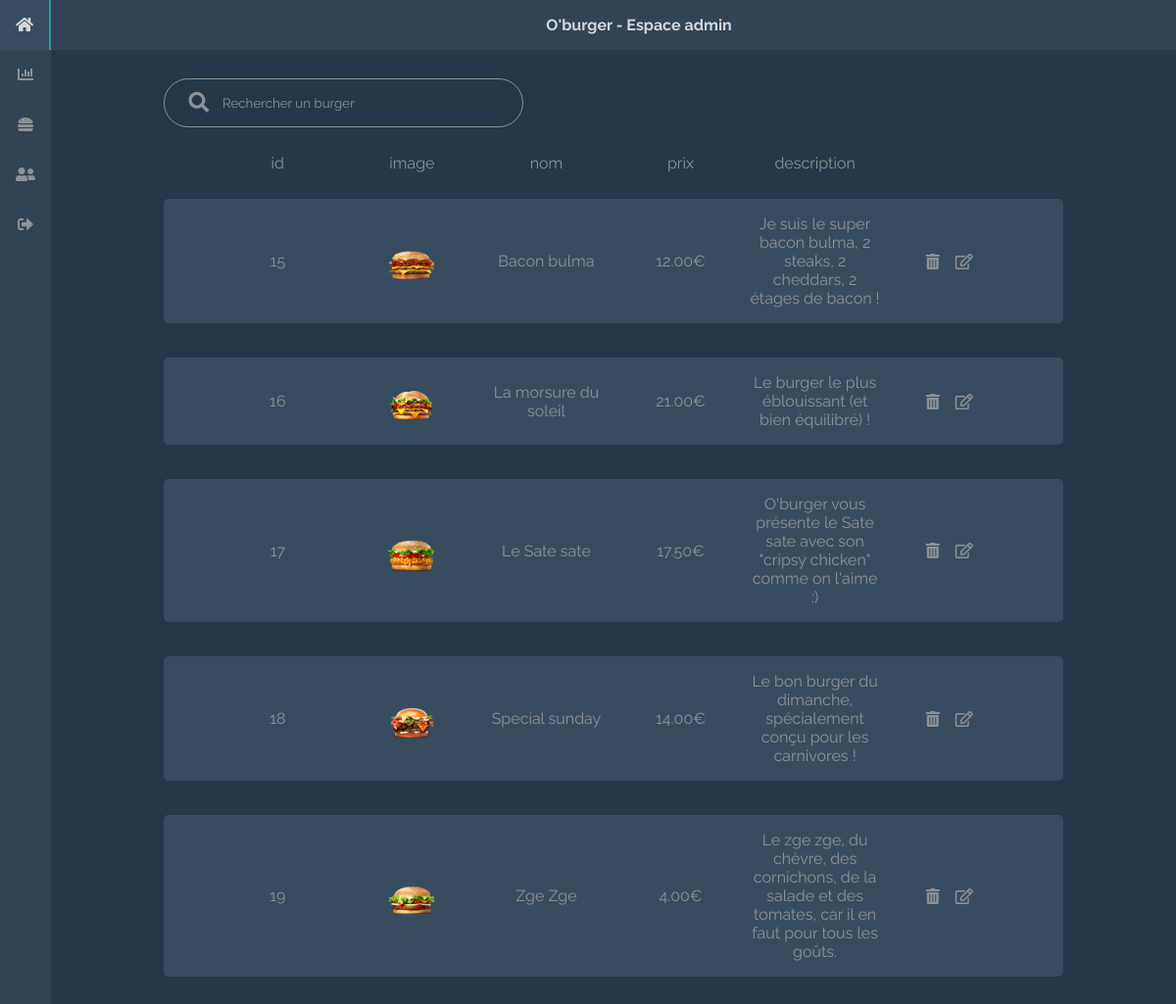
The page /admin/burgers (signed in) on the database its author committed.
### tables this page shows
CREATE TABLE IF NOT EXISTS `burgers` (
  `id` int(11) NOT NULL AUTO_INCREMENT,
  `name` varchar(60) NOT NULL,
  `price` decimal(4,2) NOT NULL,
  `description` text NOT NULL,
  `image` varchar(255) DEFAULT NULL,
  PRIMARY KEY (`id`)
);

### admin/index.php (called while the page is built, shortened)
<?php
require_once "controllers/Router.php";
$router = new Router();
$router->routeReq();
?>

### models/Model.php (called while the page is built, shortened)
<?php
abstract class Model {
    private static $_bdd;
    private static function setBdd() {
        self::$_bdd = new PDO("mysql:host=localhost;dbname=oburger-mvc;charset=utf8", "root", "");
        self::$_bdd->setAttribute(PDO::ATTR_ERRMODE, PDO::ERRMODE_WARNING);
    }
    protected function getBdd() {
        return self::$_bdd;
    }
    protected function getAll($table, $obj) {
        $var = [];
        $req = $this->getBdd()->prepare('select * from '.$table.' order by id');
        $req->execute();
        while($data = $req->fetch(PDO::FETCH_ASSOC)) {
            $var[] = new $obj($data);
        }
        return $var;
    }
}
?>

### models/BurgerManager.php (called while the page is built, shortened)
<?php
class BurgerManager extends Model {
    public function getBurgers() {
        return $this->getAll("burgers", "Burger");
    }
}
?>

### models/Burger.php (called while the page is built, shortened)
<?php
class Burger {
    private $_id;
    private $_name;
    private $_description;
    private $_price;
    private $_image;
    public function hydrate(array $data) {
        foreach($data as $key => $value) {
            $method = "set".ucfirst($key);
        }
    }
    public function setId($id) {$this->_id = $id;}
    public function setName($name) {$this->_name = $name;}
    public function setDescription($description) {$this->_description = $description;}
    public function setPrice($price) {$this->_price = $price;}
    public function setImage($image) {$this->_image = $image;}
    public function getId() {return $this->_id;}
    public function getName() {return $this->_name;}
    public function getDescription() {return $this->_description;}
    public function getPrice() {return $this->_price;}
    public function getImage() {return $this->_image;}
}
?>

### admin/views/viewBurgers.php (the view, shortened to what this page needs)
<form method="post" action="" class="searchbar">
    <input type="text" placeholder="Rechercher un burger" name="searchBurger" value="<?php if(isset($_POST["searchBurger"])) { echo $_POST["searchBurger"]; } ?>">
    <button type="submit" name="subSearchBurger"><i class="fas fa-search"></i></button>
</form>
<div class="burgers-container table">
    <div class="row selectors">
        <ul>
            <li>id</li>
            <li>image</li>
            <li>nom</li>
            <li>prix</li>
            <li>description</li>
        </ul>
    </div>
    <?php
    foreach($burgers as $burger): ?>
        <div class="row element">
                <ul>
                    <li><?= $burger->getId(); ?></li>
                    <li><img src="../<?= $burger->getImage(); ?>" alt=""></li>
                    <li><?= $burger->getName(); ?></li>
                    <li><?= $burger->getPrice(); ?>€</li>
                    <li><?= $burger->getDescription(); ?></li>
                    <li class="action">
                        <i id="deleteBurger" class="fas fa-trash-alt deleteBurger" burgerId="<?= $burger->getId(); ?>"></i>
                        <i id="editBurger" class="far fa-edit editBurger" burgerId="<?= $burger->getId(); ?>"></i>
                    </li>
                </ul>
        </div>
        <br>
    <?php endforeach; ?>
</div>

### admin/views/template.php (shortened to what this page needs)
<!DOCTYPE html>
<html lang="en">
<head>
    <link rel="stylesheet" href="https://cdnjs.cloudflare.com/ajax/libs/font-awesome/5.15.1/css/all.min.css" />
    <link rel="stylesheet" href="assets/css/style.css">
</head>
<body>
    <div class="sidebar">
        <div class="nav">
            <ul>
                <a href="../index.php">
                    <li>
                        <i class="fas fa-home"></i>
                    </li>
                </a>
                <a href="<?= WEBROOT."accueil"; ?>">
                    <li>
                        <i class="fas fa-chart-bar"></i>
                    </li>
                </a>
                <a href="<?= WEBROOT."burgers"; ?>">
                    <li class="burgers extendable" id="burgers">
                        <i class="fas fa-hamburger"></i>
                    </li>
                </a>
                <a href="<?= WEBROOT."users" ?>"><li class="users" id="users"><i class="fas fa-user-friends"></i></li></a>
                <a href="../deconnexion"><li class="sales"><i class="fas fa-sign-out-alt"></i></i></li></a>
            </ul>
        </div>
    </div>
    <div class="content">
        <div class="topbar">
            <h1>O'burger - Espace admin</h1>
        </div>
        <div class="container">
            <?= $content ?>
        </div>
    </div>
</body>
</html>

### admin/controllers/Router.php (shortened to what this page needs)
<?php
class Router {
    private $_mvc = array("../models", "views", "controllers");
    public function routeReq() {
        try {
            spl_autoload_register(function ($class) {
                foreach ($this->_mvc as $key) {
                    $path = $key . '/' . $class . ".php";
                    if (file_exists($path)) {
                        break;
                    }
                }
            });
            $url = "";
            if(isset($_GET["url"])) {
                $url = explode("/", filter_var($_GET["url"], FILTER_SANITIZE_URL));
                $controller = ucfirst(strtolower($url[0]));
                $controllerClass = "Controller".$controller;
                $controllerFile = "controllers/".$controllerClass.".php";
                if(file_exists($controllerFile)) {
                    $this->_controller = new $controllerClass($url);
                } else {
                    throw new Exception("page introuvable");
                }
            } else {
                require_once "controllers/ControllerBurgers.php";
                $this->_controller = new ControllerAccueil($url);
            }
        } catch(Exception $e) {
            $errorMsg = $e->getMessage();
        }
    }
}
?>

### admin/controllers/ControllerBurgers.php (shortened to what this page needs)
<?php
class ControllerBurgers {
    public function __construct($url) {
        if(count($url) > 2) {
            header('Location: '.WEBROOT."accueil");
            throw new Exception("page introuvable");
        } else {
            $this->burgers();
        }
    }
    public function burgers() {
        $this->_burgerManager = new BurgerManager;
        $burgers = $this->_burgerManager->getBurgers();
        $this->_view = new View("Burgers");
        $this->_view->generate(array("burgerManager" => $this->_burgerManager, "burgers" => $burgers));
    }
}
?>

### admin/views/View.php (shortened to what this page needs)
<?php
class View {
    private $_file;
    public function __construct($action) {
        $this->_file = 'views/view'.$action.'.php';
    }
    public function generate($data) {
        $content = $this->generateFile($this->_file, $data);
        $data += array("content" => $content);
        $view = $this->generateFile('views/template.php', $data);
        echo $view;
    }
    public function generateFile($file, $data) {
        if(file_exists($file)) {
            extract($data);
            require $file;
            return ob_get_clean();
        } else {
            throw new Exception("Fichier ".$file." introuvable");
        }
    }
}
?>

### admin/assets/css/style.css (style rules this page uses)
* { box-sizing: border-box; margin: 0; padding: 0; }
body { --white: #D6D6DC; --dark-white: #8E9195; --dark-grey: #253749; --lighter-grey: #374D5F; --grey: #314355; --green: #2BA199; --dark-green: #267973; margin: 0; font-family: 'Open Sans', sans-serif; font-family: 'Raleway', sans-serif; height: 100vh; display: flex; color: var(--dark-white); }
.topbar { width: 100%; background-color: var(--grey); position: fixed; z-index: 10; }
.topbar h1 { color: var(--white); padding: 1rem 0; font-size: 1rem; text-align: center; }
.sidebar { height: 100%; display: flex; flex-direction: column; align-items: center; background-color: var(--grey); }
.sidebar .nav { width: 100%; text-align: center; }
.sidebar .nav ul { list-style: none; }
.sidebar .nav ul li { transition: background-color 0.3s ease, color 0.3s ease, border-color 0.5s ease; box-sizing: border-box; width: 100%; padding: 1rem; cursor: pointer; border-color: #2ba19900; width: 52px; position: relative; }
.sidebar .nav a { text-decoration: none; color: inherit; }
.content { float: right; width: 100%; height: 100%; background-color: var(--dark-grey); overflow: scroll; }
.content .container { margin: 0 auto; width: 80%; padding: 2rem 0; padding-top: 5rem; }
.content .table { display: flex; flex-direction: column; justify-content: space-between; }
.content .row { display: flex; justify-content: space-between; align-items: center; width: 100%; padding: 1rem 3rem; }
.content .row.selectors { margin: 0.7rem 0; cursor: pointer; }
.content .row.element { margin-bottom: 1rem; background-color: var(--lighter-grey); text-align: center; border-radius: 5px; transition: opacity 0.4s ease; transition-delay: 2s; }
.content .row.element li.action i { padding: 0 0.5rem; }
.content .row ul { list-style: none; width: 100%; display: flex; justify-content: space-around; align-items: center; }
.content .row ul li { flex: 1 1 16%; display: flex; justify-content: center; align-items: center; }
.content .row img { object-fit: cover; width: 50px; height: 50px; }
.content .searchbar { position: relative; }
.content .searchbar input[type="text"] { width: 40%; padding: 1rem 1.5rem; padding-left: 3.7rem; border-radius: 50px; border: 1px solid var(--dark-white); background: transparent; font-family: inherit; transition: all 0.3s ease; color: var(--white); outline: none; }
.content .searchbar input[type="text"]::placeholder { color: var(--dark-white); }
.content .searchbar button { transition: all 0.3s ease; position: absolute; left: 1.6rem; top: 0.8rem; border: none; background: transparent; font-size: 1.3rem; color: var(--dark-white); }

### rows shown on the page
burgers: id "15", image (picture), name "Bacon bulma", price "12.00", description "Je suis le super bacon bulma, 2 steaks, 2 cheddars, 2 étages de bacon !"
burgers: id "16", image (picture), name "La morsure du soleil", price "21.00", description "Le burger le plus éblouissant (et bien équilibré) !"
burgers: id "17", image (picture), name "Le Sate sate", price "17.50", description "O'burger vous présente le Sate sate avec son \"cripsy chicken\" comme on l'aime :)"
burgers: id "18", image (picture), name "Special sunday", price "14.00", description "Le bon burger du dimanche, spécialement conçu pour les carnivores !"
burgers: id "19", image (picture), name "Zge Zge", price "4.00", description "Le zge zge, du chèvre, des cornichons, de la salade et des tomates, car il en faut pour tous les goûts."
